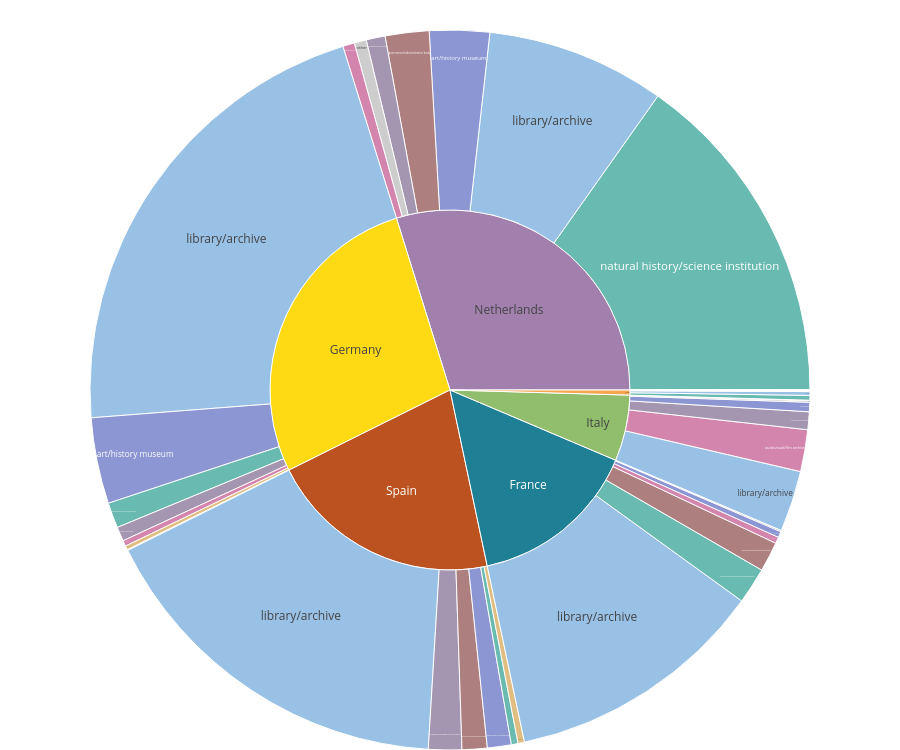

The notebook cell this image was saved under:
### Markdown cell above
## 10. Visualization -- sunburst, country contribution -> provider typology

**Level 1 (inner ring):** each country's share of item volume, among the six countries
studied here (not a global Europeana share -- only these six countries and their top-100
sampled providers each are represented).

**Level 2 (outer ring, click a country to drill in):** that country's provider-typology
composition -- the same category breakdown as before, now explorable per country instead of
compared all at once in a single bar chart.

### Code cell
COUNTRY_COLORS = {
    "netherlands": "#a180ad",
    "france": "#1f7f95",
    "portugal": "#f4a64e",
    "italy": "#90BE6D",
    "germany": "#feda15",
    "spain": "#bb521f",
}

CATEGORY_COLORS = {
    "audiovisual/film archive": "#C2528C",              # rose/magenta
    "art/history museum": "#5C6BC0",                     # indigo
    "natural history/science institution": "#2A9D8F",   # teal-green
    "library/archive": "#6FA8DC",                        # soft sky blue
    "academic/research institution": "#7E6B8F",          # dusty violet-gray
    "media/broadcast organization": "#D4A24C",           # muted gold (deliberately duller than Portugal's brighter orange)
    "government/administrative body": "#8C4A4A",         # muted brick red
    "other": "#B9B9B9",                                  # neutral gray
    "unresolved": "#7A7A7A",                             # darker neutral gray
}
provider_counts_by_country = distinct_providers.groupby("country").size()
total_providers = len(distinct_providers)

sunburst_country = cat_df.groupby("country")["count"].sum().reset_index()
sunburst_cat = cat_df.groupby(["country", "provider_category"])["count"].sum().reset_index()

ids, labels, parents, values, colors, hover_text = [], [], [], [], [], []

# level 1 -- countries, colored individually, hover shows % of PROVIDERS (not % of items)
for _, row in sunburst_country.iterrows():
    country = row["country"]
    item_count = row["count"]
    n_providers = provider_counts_by_country.get(country, 0)
    provider_pct = n_providers / total_providers * 100

    ids.append(country)
    labels.append(country.capitalize())
    parents.append("")
    values.append(item_count)
    colors.append(COUNTRY_COLORS.get(country, "#CCCCCC"))
    hover_text.append(
        f"<b>{country.capitalize()}</b><br>{item_count:,} items<br>{provider_pct:.1f}% of all providers"
    )

# level 2 -- categories within each country, hover shows % of THAT COUNTRY's items
for _, row in sunburst_cat.iterrows():
    country, cat, count = row["country"], row["provider_category"], row["count"]
    country_total = sunburst_country.loc[sunburst_country["country"] == country, "count"].iloc[0]
    cat_pct_of_country = count / country_total * 100

    ids.append(f"{country}-{cat}")
    labels.append(cat)
    parents.append(country)
    values.append(count)
    colors.append(CATEGORY_COLORS.get(cat, "#D1D5DB"))
    hover_text.append(
        f"<b>{cat}</b><br>{count:,} items<br>{cat_pct_of_country:.1f}% of {country.capitalize()}"
    )

fig = go.Figure(go.Sunburst(
    ids=ids,
    labels=labels,
    parents=parents,
    values=values,
    branchvalues="total",
    marker=dict(colors=colors),
    customdata=hover_text,
    hovertemplate="%{customdata}<extra></extra>",
    insidetextorientation="horizontal",
))

fig.update_layout(height=750, margin=dict(t=30, l=0, r=0, b=0))
fig.show()

### Figure 1 — Plotly figure (JSON) as saved in the notebook; plotly's stock layout.template omitted (floating-point values rounded to 4 significant figures)
{"data": [{"branchvalues": "total", "customdata": ["<b>France</b><br>4,724,898 items<br>10.2% of all providers", "<b>Germany</b><br>8,504,898 items<br>20.4% of all providers", "<b>Italy</b><br>1,830,456 items<br>20.4% of all providers", "<b>Netherlands</b><br>9,204,841 items<br>20.4% of all providers", "<b>Portugal</b><br>139,858 items<br>8.2% of all providers", "<b>Spain</b><br>6,474,676 items<br>20.4% of all providers", "<b>academic/research institution</b><br>17,828 items<br>0.4% of France", "<b>art/history museum</b><br>83,365 items<br>1.8% of France", "<b>audiovisual/film archive</b><br>88,028 items<br>1.9% of France", "<b>government/administrative body</b><br>414,381 items<br>8.8% of France", "<b>library/archive</b><br>3,618,386 items<br>76.6% of France", "<b>natural history/science institution</b><br>502,160 items<br>10.6% of France", "<b>other</b><br>750 items<br>0.0% of France", "<b>academic/research institution</b><br>198,036 items<br>2.3% of Germany", "<b>art/history museum</b><br>1,193,007 items<br>14.0% of Germany", "<b>audiovisual/film archive</b><br>79,756 items<br>0.9% of Germany", "<b>library/archive</b><br>6,615,297 items<br>77.8% of Germany", "<b>media/broadcast organization</b><br>55,861 items<br>0.7% of Germany", "<b>natural history/science institution</b><br>351,802 items<br>4.1% of Germany", "<b>other</b><br>11,139 items<br>0.1% of Germany", "<b>academic/research institution</b><br>246,140 items<br>13.4% of Italy", "<b>art/history museum</b><br>129,885 items<br>7.1% of Italy", "<b>audiovisual/film archive</b><br>579,751 items<br>31.7% of Italy", "<b>government/administrative body</b><br>2,541 items<br>0.1% of Italy", "<b>library/archive</b><br>846,374 items<br>46.2% of Italy", "<b>natural history/science institution</b><br>1,811 items<br>0.1% of Italy", "<b>other</b><br>23,954 items<br>1.3% of Italy", "<b>academic/research institution</b><br>262,182 items<br>2.8% of Netherlands", "<b>art/history museum</b><br>831,031 items<br>9.0% of Netherlands", "<b>audiovisual/film archive</b><br>162,035 items<br>1.8% of Netherlands", "<b>government/administrative body</b><br>608,290 items<br>6.6% of Netherlands", "<b>library/archive</b><br>2,478,887 items<br>26.9% of Netherlands", "<b>natural history/science institution</b><br>4,694,581 items<br>51.0% of Netherlands", "<b>other</b><br>167,835 items<br>1.8% of Netherlands", "<b>academic/research institution</b><br>7,412 items<br>5.3% of Portugal", "<b>art/history museum</b><br>6,609 items<br>4.7% of Portugal", "<b>audiovisual/film archive</b><br>654 items<br>0.5% of Portugal", "<b>government/administrative body</b><br>6,349 items<br>4.5% of Portugal", "<b>library/archive</b><br>52,487 items<br>37.5% of Portugal", "<b>media/broadcast organization</b><br>504 items<br>0.4% of Portugal", "<b>natural history/science institution</b><br>65,666 items<br>47.0% of Portugal", "<b>other</b><br>177 items<br>0.1% of Portugal", "<b>academic/research institution</b><br>460,777 items<br>7.1% of Spain", "<b>art/history museum</b><br>330,885 items<br>5.1% of Spain", "<b>government/administrative body</b><br>347,693 items<br>5.4% of Spain", "<b>library/archive</b><br>5,153,033 items<br>79.6% of Spain", "<b>media/broadcast organization</b><br>89,148 items<br>1.4% of Spain", "<b>natural history/science institution</b><br>93,140 items<br>1.4% of Spain"], "hovertemplate": "%{customdata}<extra></extra>", "ids": ["france", "germany", "italy", "netherlands", "portugal", "spain", "france-academic/research institution", "france-art/history museum", "france-audiovisual/film archive", "france-government/administrative body", "france-library/archive", "france-natural history/science institution", "france-other", "germany-academic/research institution", "germany-art/history museum", "germany-audiovisual/film archive", "germany-library/archive", "germany-media/broadcast organization", "germany-natural history/science institution", "germany-other", "italy-academic/research institution", "italy-art/history museum", "italy-audiovisual/film archive", "italy-government/administrative body", "italy-library/archive", "italy-natural history/science institution", "italy-other", "netherlands-academic/research institution", "netherlands-art/history museum", "netherlands-audiovisual/film archive", "netherlands-government/administrative body", "netherlands-library/archive", "netherlands-natural history/science institution", "netherlands-other", "portugal-academic/research institution", "portugal-art/history museum", "portugal-audiovisual/film archive", "portugal-government/administrative body", "portugal-library/archive", "portugal-media/broadcast organization", "portugal-natural history/science institution", "portugal-other", "spain-academic/research institution", "spain-art/history museum", "spain-government/administrative body", "spain-library/archive", "spain-media/broadcast organization", "spain-natural history/science institution"], "insidetextorientation": "horizontal", "labels": ["France", "Germany", "Italy", "Netherlands", "Portugal", "Spain", "academic/research institution", "art/history museum", "audiovisual/film archive", "government/administrative body", "library/archive", "natural history/science institution", "other", "academic/research institution", "art/history museum", "audiovisual/film archive", "library/archive", "media/broadcast organization", "natural history/science institution", "other", "academic/research institution", "art/history museum", "audiovisual/film archive", "government/administrative body", "library/archive", "natural history/science institution", "other", "academic/research institution", "art/history museum", "audiovisual/film archive", "government/administrative body", "library/archive", "natural history/science institution", "other", "academic/research institution", "art/history museum", "audiovisual/film archive", "government/administrative body", "library/archive", "media/broadcast organization", "natural history/science institution", "other", "academic/research institution", "art/history museum", "government/administrative body", "library/archive", "media/broadcast organization", "natural history/science institution"], "marker": {"colors": ["#1f7f95", "#feda15", "#90BE6D", "#a180ad", "#f4a64e", "#bb521f", "#7E6B8F", "#5C6BC0", "#C2528C", "#8C4A4A", "#6FA8DC", "#2A9D8F", "#B9B9B9", "#7E6B8F", "#5C6BC0", "#C2528C", "#6FA8DC", "#D4A24C", "#2A9D8F", "#B9B9B9", "#7E6B8F", "#5C6BC0", "#C2528C", "#8C4A4A", "#6FA8DC", "#2A9D8F", "#B9B9B9", "#7E6B8F", "#5C6BC0", "#C2528C", "#8C4A4A", "#6FA8DC", "#2A9D8F", "#B9B9B9", "#7E6B8F", "#5C6BC0", "#C2528C", "#8C4A4A", "#6FA8DC", "#D4A24C", "#2A9D8F", "#B9B9B9", "#7E6B8F", "#5C6BC0", "#8C4A4A", "#6FA8DC", "#D4A24C", "#2A9D8F"]}, "parents": ["", "", "", "", "", "", "france", "france", "france", "france", "france", "france", "france", "germany", "germany", "germany", "germany", "germany", "germany", "germany", "italy", "italy", "italy", "italy", "italy", "italy", "italy", "netherlands", "netherlands", "netherlands", "netherlands", "netherlands", "netherlands", "netherlands", "portugal", "portugal", "portugal", "portugal", "portugal", "portugal", "portugal", "portugal", "spain", "spain", "spain", "spain", "spain", "spain"], "type": "sunburst", "values": [4724898, 8504898, 1830456, 9204841, 139858, 6474676, 17828, 83365, 88028, 414381, 3618386, 502160, 750, 198036, 1193007, 79756, 6615297, 55861, 351802, 11139, 246140, 129885, 579751, 2541, 846374, 1811, 23954, 262182, 831031, 162035, 608290, 2478887, 4694581, 167835, 7412, 6609, 654, 6349, 52487, 504, 65666, 177, 460777, 330885, 347693, 5153033, 89148, 93140]}], "layout": {"height": 750, "margin": {"b": 0, "l": 0, "r": 0, "t": 30}}}
